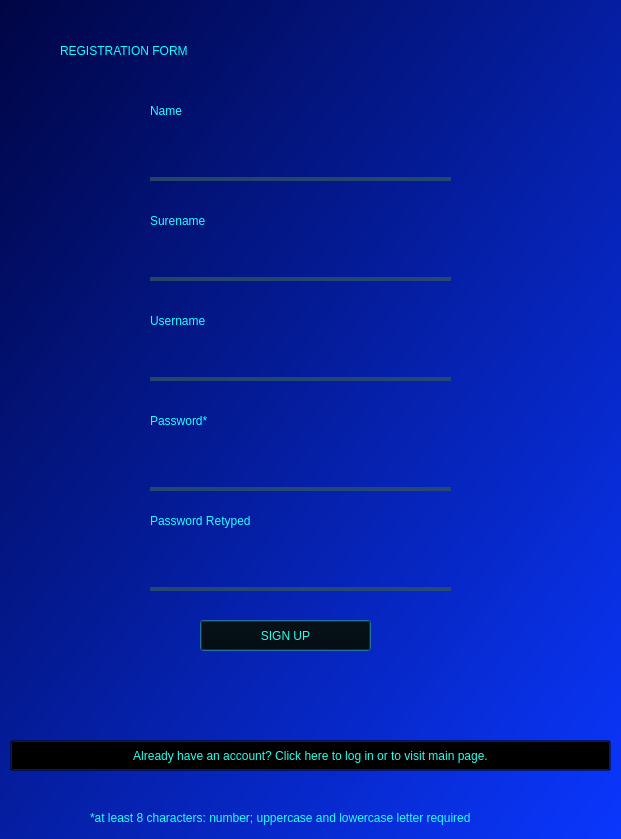
<?xml version="1.0" encoding="UTF-8"?>
<ui version="4.0">
 <class>signup_dialog</class>
 <widget class="QDialog" name="signup_dialog">
  <property name="geometry">
   <rect>
    <x>0</x>
    <y>0</y>
    <width>621</width>
    <height>839</height>
   </rect>
  </property>
  <property name="windowTitle">
   <string>Dialog</string>
  </property>
  <property name="styleSheet">
   <string notr="true">QWidget#signup_dialog{
background-color:qlineargradient(spread:pad, x1:0, y1:0, x2:1, y2:1, stop:0 rgba(0, 5, 68, 255), stop:1 rgba(10, 55, 255, 255));}</string>
  </property>
  <widget class="QLabel" name="registration_label">
   <property name="geometry">
    <rect>
     <x>60</x>
     <y>-30</y>
     <width>531</width>
     <height>161</height>
    </rect>
   </property>
   <property name="styleSheet">
    <string notr="true">font: 87 28pt &quot;Arial&quot;;color:rgb(20, 255, 255)</string>
   </property>
   <property name="text">
    <string>REGISTRATION FORM</string>
   </property>
  </widget>
  <widget class="QLineEdit" name="name_input">
   <property name="geometry">
    <rect>
     <x>150</x>
     <y>140</y>
     <width>301</width>
     <height>41</height>
    </rect>
   </property>
   <property name="styleSheet">
    <string notr="true">background-color: rgba(0,0,0,0);
font: 12pt &quot;Arial&quot;;
color: rgb(39, 255, 237);
border: none;
border-bottom: 4px solid rgba(46,82,101,200)</string>
   </property>
  </widget>
  <widget class="QLineEdit" name="surename_input">
   <property name="geometry">
    <rect>
     <x>150</x>
     <y>240</y>
     <width>301</width>
     <height>41</height>
    </rect>
   </property>
   <property name="styleSheet">
    <string notr="true">background-color: rgba(0,0,0,0);
color: rgb(39, 255, 237);
border: none;
border-bottom: 4px solid rgba(46,82,101,200);
font: 12pt &quot;Arial&quot;;</string>
   </property>
  </widget>
  <widget class="QLineEdit" name="username_input">
   <property name="geometry">
    <rect>
     <x>150</x>
     <y>340</y>
     <width>301</width>
     <height>41</height>
    </rect>
   </property>
   <property name="styleSheet">
    <string notr="true">background-color: rgba(0,0,0,0);
color: rgb(39, 255, 237);
border: none;
border-bottom: 4px solid rgba(46,82,101,200);
font: 12pt &quot;Arial&quot;;</string>
   </property>
  </widget>
  <widget class="QLineEdit" name="passwd_input">
   <property name="geometry">
    <rect>
     <x>150</x>
     <y>450</y>
     <width>301</width>
     <height>41</height>
    </rect>
   </property>
   <property name="styleSheet">
    <string notr="true">background-color: rgba(0,0,0,0);
color: rgb(39, 255, 237);
border: none;
border-bottom: 4px solid rgba(46,82,101,200);
font: 12pt &quot;Arial&quot;;</string>
   </property>
  </widget>
  <widget class="QLineEdit" name="rpasswd_input">
   <property name="geometry">
    <rect>
     <x>150</x>
     <y>550</y>
     <width>301</width>
     <height>41</height>
    </rect>
   </property>
   <property name="styleSheet">
    <string notr="true">background-color: rgba(0,0,0,0);
color: rgb(39, 255, 237);
border: none;
border-bottom: 4px solid rgba(46,82,101,200);
font: 12pt &quot;Arial&quot;;</string>
   </property>
  </widget>
  <widget class="QLabel" name="name_label">
   <property name="geometry">
    <rect>
     <x>150</x>
     <y>100</y>
     <width>61</width>
     <height>21</height>
    </rect>
   </property>
   <property name="styleSheet">
    <string notr="true">font: 75 italic 12pt &quot;Arial&quot;;color:rgb(34, 255, 255)</string>
   </property>
   <property name="text">
    <string>Name</string>
   </property>
  </widget>
  <widget class="QLabel" name="surename_label">
   <property name="geometry">
    <rect>
     <x>150</x>
     <y>210</y>
     <width>101</width>
     <height>21</height>
    </rect>
   </property>
   <property name="styleSheet">
    <string notr="true">font: 75 italic 12pt &quot;Arial&quot;;color:rgb(34, 255, 255)</string>
   </property>
   <property name="text">
    <string>Surename</string>
   </property>
  </widget>
  <widget class="QLabel" name="username_label">
   <property name="geometry">
    <rect>
     <x>150</x>
     <y>310</y>
     <width>101</width>
     <height>21</height>
    </rect>
   </property>
   <property name="styleSheet">
    <string notr="true">font: 75 italic 12pt &quot;Arial&quot;;color:rgb(34, 255, 255)</string>
   </property>
   <property name="text">
    <string>Username</string>
   </property>
  </widget>
  <widget class="QLabel" name="passwd_label">
   <property name="geometry">
    <rect>
     <x>150</x>
     <y>410</y>
     <width>111</width>
     <height>21</height>
    </rect>
   </property>
   <property name="styleSheet">
    <string notr="true">font: 75 italic 12pt &quot;Arial&quot;;color:rgb(34, 255, 255)</string>
   </property>
   <property name="text">
    <string>Password*</string>
   </property>
  </widget>
  <widget class="QLabel" name="requirements_label">
   <property name="geometry">
    <rect>
     <x>90</x>
     <y>810</y>
     <width>441</width>
     <height>16</height>
    </rect>
   </property>
   <property name="styleSheet">
    <string notr="true">font: 75 italic 8pt &quot;Arial&quot;;color:rgb(34, 255, 255)</string>
   </property>
   <property name="text">
    <string>*at least 8 characters: number; uppercase and lowercase letter required</string>
   </property>
  </widget>
  <widget class="QLabel" name="rpasswd_label">
   <property name="geometry">
    <rect>
     <x>150</x>
     <y>510</y>
     <width>171</width>
     <height>21</height>
    </rect>
   </property>
   <property name="styleSheet">
    <string notr="true">font: 75 italic 12pt &quot;Arial&quot;;color:rgb(34, 255, 255)</string>
   </property>
   <property name="text">
    <string>Password Retyped</string>
   </property>
  </widget>
  <widget class="QLabel" name="failure_info">
   <property name="geometry">
    <rect>
     <x>150</x>
     <y>670</y>
     <width>461</width>
     <height>21</height>
    </rect>
   </property>
   <property name="styleSheet">
    <string notr="true">font: 75 italic 12pt &quot;Arial&quot;;
color: rgb(255, 0, 0);</string>
   </property>
   <property name="text">
    <string/>
   </property>
  </widget>
  <widget class="QPushButton" name="signup_button">
   <property name="geometry">
    <rect>
     <x>200</x>
     <y>620</y>
     <width>171</width>
     <height>31</height>
    </rect>
   </property>
   <property name="styleSheet">
    <string notr="true">background-color: rgba(0,0,0,0);
font: 87 16pt &quot;Arial&quot;;
color: rgb(39, 255, 237);</string>
   </property>
   <property name="text">
    <string>SIGN UP</string>
   </property>
  </widget>
  <widget class="QPushButton" name="login_button">
   <property name="geometry">
    <rect>
     <x>10</x>
     <y>740</y>
     <width>601</width>
     <height>31</height>
    </rect>
   </property>
   <property name="styleSheet">
    <string notr="true">background-color: rgba(0,0,0,0);
font: 87 12pt &quot;Arial&quot;;
color: rgb(39, 255, 237);</string>
   </property>
   <property name="text">
    <string>Already have an account? Click here to log in or to visit main page.</string>
   </property>
  </widget>
 </widget>
 <resources/>
 <connections/>
</ui>
